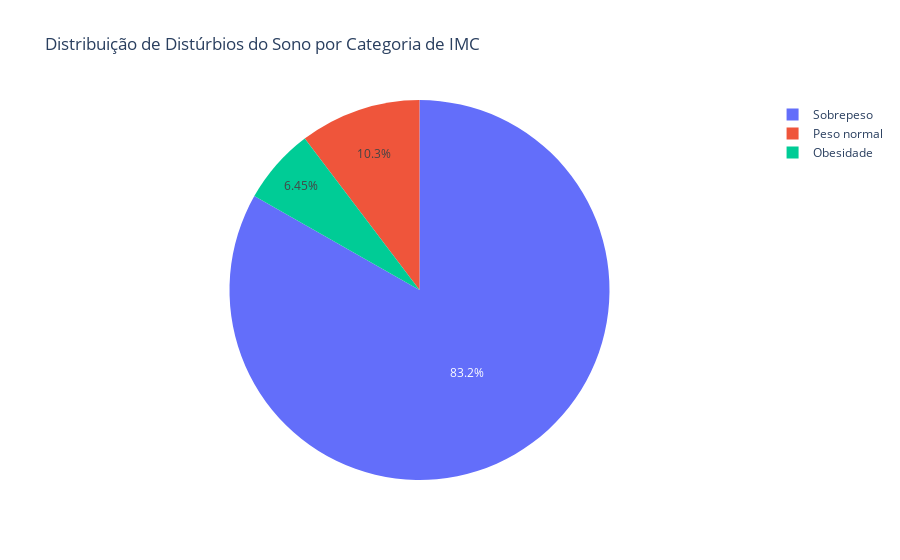

The cell this chart's notebook holds for it:
### Code cell
criar_grafico_pizza(imc, "Distribuição de Distúrbios do Sono por Categoria de IMC")

### Figure 1 — Plotly figure (JSON) as saved in the notebook; plotly's stock layout.template omitted (floating-point values rounded to 4 significant figures)
{"data": [{"domain": {"x": [0, 1], "y": [0, 1]}, "hovertemplate": "Categoria de IMC=%{label}<br>Frequência=%{value}<extra></extra>", "labels": ["Sobrepeso", "Peso normal", "Obesidade"], "legendgroup": "", "name": "", "showlegend": true, "type": "pie", "values": [129, 16, 10]}], "layout": {"legend": {"tracegroupgap": 0}, "title": {"text": "Distribuição de Distúrbios do Sono por Categoria de IMC"}}}
